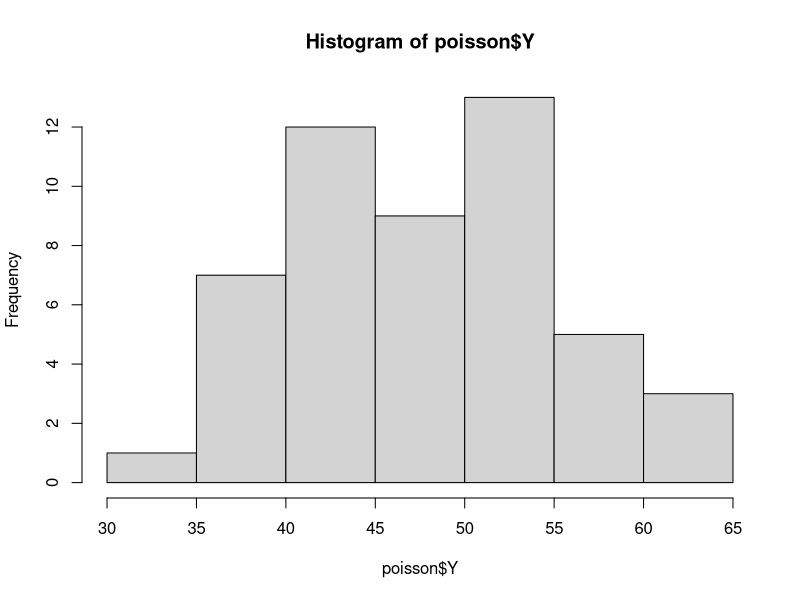
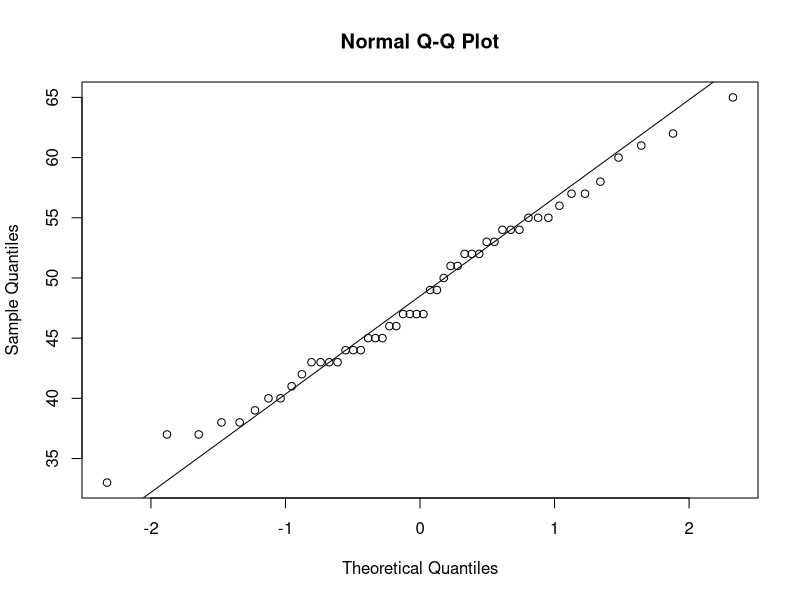

Recreate these plots in R, in order.
## ---- chunk 1
library(epitools)
library(metafor)
## ---- chunk 2
tb_study1 <- matrix(c(619, 10, 2537, 8), nrow = 2, byrow = TRUE)
colnames(tb_study1) <- c("tbneg", "tbpos")
rownames(tb_study1) <- c("ctrl", "trt")
tb_study1
## ---- chunk 3
tb_study2 <- matrix(c(87892, 499, 87886, 505), nrow = 2, byrow = TRUE)
colnames(tb_study2) <- c("tbneg", "tbpos")
rownames(tb_study2) <- c("ctrl", "trt")
tb_study2
## ---- chunk 4
tb_study3 <- matrix(c(7232, 45, 7470, 29), nrow = 2, byrow = TRUE)
colnames(tb_study3) <- c("tbneg", "tbpos")
rownames(tb_study3) <- c("ctrl", "trt")
tb_study3
## ---- chunk 5
tb1_odds <- epitools::oddsratio(tb_study1, method = "wald")
tb1_odds$measure
## ---- chunk 6
tb2_odds <- epitools::oddsratio(tb_study2, method = "wald")
tb2_odds$measure
## ---- chunk 7
tb3_odds <- epitools::oddsratio(tb_study3, method = "wald")
tb3_odds$measure
## ---- chunk 8
tb <- array(c(619, 2537, 10, 8,
              87892, 87886, 499, 505,
              7232, 7470, 45, 29),
            dim = c(2, 2, 3),
            dimnames = list(group = c("ctrl", "trt"),
                            response = c("tbneg", "tbpos"),
                            study = c("1", "2", "3")))
tb
## ---- chunk 9
cmh <- metafor::rma.mh(ai = tb[1, 1,],
                       bi = tb[1, 2,],
                       ci = tb[2, 1,],
                       di = tb[2, 2,])
cmh$BDp
## ---- chunk 10
# observations
obs <- c(229, 211, 93, 35, 8)
y <- seq(from = 0, to = 4, by = 1)
bombs <- cbind(y, obs)
bombs
## ---- chunk 11
# mean
muhat <- sum(obs*y)/sum(obs)
muhat
## ---- chunk 12
# calculate the corresponding Poisson Probabilities
prob <- dpois(y, muhat)
prob
## ---- chunk 13
length(prob)
sum(prob)
## ---- chunk 14
# "fix" the final entry so that the probabilities sum to 1
prob[5] <- 1 - sum(prob[1:4])
prob
## ---- chunk 15
length(prob)
sum(prob)
## ---- chunk 16
# calculate expected values and contributions to chi-square test statistic
exp <- prob*576
x2 <- (obs-exp)^2/exp
cbind(y, obs, prob, exp, x2)
## ---- chunk 17
# run GOF test
gof_chi <- sum(x2)
gof_chi
## ---- chunk 18
gof_df <- 5-2
## ---- chunk 19
gof_p <- 1 - pchisq(gof_chi, gof_df)
gof_p
## ---- chunk 20
poisson <- readr::read_csv("PoissonData.csv")
## ---- chunk 21

## ---- chunk 22

## ---- chunk 23
hist(poisson$Y)
## ---- chunk 24
qqnorm(poisson$Y)
qqline(poisson$Y)
